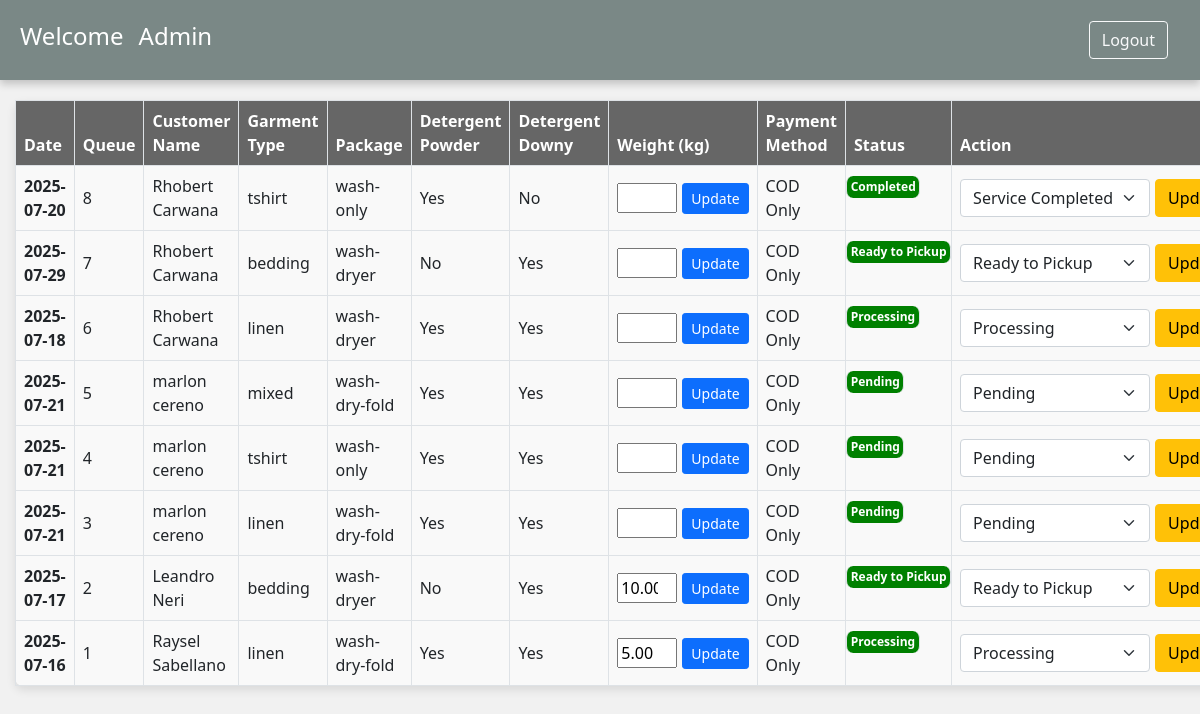
Page /system/admin/adminpage.php (signed in) on the committed database.
### tables this page shows
CREATE TABLE `booking` (
  `id` int(11) NOT NULL,
  `user_id` int(11) NOT NULL,
  `firstname` varchar(255) NOT NULL,
  `lastname` varchar(255) NOT NULL,
  `address` text NOT NULL,
  `date` date NOT NULL,
  `garment_type` varchar(50) NOT NULL,
  `package` varchar(50) NOT NULL,
  `detergent_powder` tinyint(1) NOT NULL DEFAULT 0,
  `detergent_downy` tinyint(1) NOT NULL DEFAULT 0,
  `payment_mode` varchar(50) NOT NULL,
  `status` varchar(50) NOT NULL DEFAULT 'Pending',
  `weight` decimal(10,2) DEFAULT NULL,
  `timestamp` timestamp NOT NULL DEFAULT current_timestamp()
);

### system/admin/adminpage.php (the view, shortened to what this page needs)
<?php
require_once "../db_connect.php";
function generateCsrfToken() {
    return $_SESSION['csrf_token'];
}
$csrf_token = generateCsrfToken();
?>
<!doctype html>
<html lang="en">
<head>
    <link href="https://cdn.jsdelivr.net/npm/bootstrap@5.0.2/dist/css/bootstrap.min.css" rel="stylesheet">
</head>
<body>
<div class="admin-layout-wrapper">
    <?php include "../admin/header.php"; ?>
    <div class="admin-content-area">
        <table class="table table-bordered">
            <thead style="background-color: #666666; color: white;">
                <tr>
                    <th scope="col">Date</th>
                    <th scope="col">Queue</th>
                    <th scope="col">Customer Name</th>
                    <th scope="col">Garment Type</th>
                    <th scope="col">Package</th>
                    <th scope="col">Detergent Powder</th>
                    <th scope="col">Detergent Downy</th>
                    <th scope="col">Weight (kg)</th>
                    <th scope="col">Payment Method</th>
                    <th scope="col">Status</th>
                    <th scope="col">Action</th>
                </tr>
            </thead>
            <tbody>
                <?php
                $sql = "SELECT * FROM booking ORDER BY id DESC";
                $result = $conn->query($sql);
                if ($result && $result->num_rows > 0) {
                    while ($row = $result->fetch_assoc()) {
                        $id = htmlspecialchars($row['id']);
                        $firstname = htmlspecialchars($row['firstname']);
                        $lastname = htmlspecialchars($row['lastname']);
                        $date = htmlspecialchars($row['date']);
                        $garment_type = htmlspecialchars($row['garment_type']);
                        $package = htmlspecialchars($row['package']);
                        $detergent_powder = $row['detergent_powder'] ? 'Yes' : 'No';
                        $detergent_downy = $row['detergent_downy'] ? 'Yes' : 'No';
                        $weight = htmlspecialchars(isset($row['weight']) ? $row['weight'] : 'N/A');
                        $payment_mode = htmlspecialchars($row['payment_mode']);
                        $status = htmlspecialchars($row['status']);
                        echo "<tr>
                                <th scope='row'>$date</th>
                                <td>$id</td>
                                <td>$firstname $lastname</td>
                                <td>$garment_type</td>
                                <td>$package</td>
                                <td>$detergent_powder</td>
                                <td>$detergent_downy</td>
                                <td>
                                    <form method='POST' action=''>
                                        <input type='hidden' name='id' value='$id'>
                                        <input type='hidden' name='csrf_token' value='" . htmlspecialchars($csrf_token) . "'>
                                        <input type='number' step='0.1' name='weight' value='$weight' required>
                                        <button type='submit' class='btn btn-primary btn-sm'>Update</button>
                                    </form>
                                </td>
                                <td>$payment_mode</td>
                                <td style='background: green; color:white; font-weight:600; padding:.15em .3em; font-size:75%; display:inline-block; margin-top:10px; border-radius:7px;'>$status</td>
                                <td>
                                    <form method='POST' action=''>
                                        <input type='hidden' name='id' value='$id'>
                                        <input type='hidden' name='csrf_token' value='" . htmlspecialchars($csrf_token) . "'>
                                        <select name='status' class='form-select'>
                                            <option value='Pending' " . ($status == 'Pending' ? 'selected' : '') . ">Pending</option>
                                            <option value='Processing' " . ($status == 'Processing' ? 'selected' : '') . ">Processing</option>
                                            <option value='Ready to Pickup' " . ($status == 'Ready to Pickup' ? 'selected' : '') . ">Ready to Pickup</option>
                                            <option value='Completed' " . ($status == 'Completed' ? 'selected' : '') . ">Service Completed</option>
                                        </select>
                                        <button type='submit' class='btn btn-warning'>Update</button>
                                    </form>
                                </td>
                            </tr>";
                    }
                } else {
                    echo "<tr><td colspan='11' style='text-align:center;'>No data found</td></tr>";
                }
                ?>
            </tbody>
        </table>
    </div>
</div>
</body>
</html>

### system/admin/header.php (shortened to what this page needs)
<nav class="navbar navbar-expand-lg navbar-dark bg-dark fixed-top">
  <h2 style="color:white; margin-left:10em;">Welcome<span style="padding-left:15px;">Admin</span></h2>
    <div class="container-fluid">
        <div class="ms-auto">
            <a class="btn btn-outline-light" href="../admin/admin.php" role="button">Logout</a>
        </div>
    </div>
</nav>

### system/admin/adminpage.php (style rules this page uses)
html, body { height: 100%; overflow: hidden; margin: 0; }
body { background-color: #f1f1f1; }
.admin-layout-wrapper { position: relative; left: 0; width: 100vw; height: 100vh; background: #f1f1f1; display: flex; flex-direction: column; }
.navbar.fixed-top { position: sticky; top: 0; left: 0; width: 100%; background-color: #7a8886 !important; height: 10vh; display: flex; justify-content: space-between; align-items: center; padding-left: 20px; padding-right: 20px; box-shadow: 0 4px 8px 0 rgba(0, 0, 0, 0.2); z-index: 1; }
.navbar.fixed-top h2 { margin-left: 0 !important; color: white !important; font-size: 24px; }
.admin-content-area { flex-grow: 1; overflow-y: auto; padding: 20px 15px; box-sizing: border-box; background-color: #f1f1f1; }
.admin-content-area table { width: 100% !important; margin: 0 auto !important; background-color: #f9f9f9; box-shadow: 0 4px 10px rgba(0, 0, 0, 0.1); border-radius: 8px; max-height: none !important; overflow-y: visible !important; }
.admin-content-area table form { display: flex; align-items: center; gap: 5px; }
.admin-content-area table input[type="number"] { width: 60px; }
.admin-content-area table .form-select { width: auto; }
.admin-content-area table .btn { margin-top: 0; }
.admin-content-area table td { vertical-align: middle; }
.admin-content-area table td[style*="background: green"] { background: green; color:white; font-weight:600; padding:.15em .3em; font-size:75%; display:inline-block; margin-top:10px; border-radius:7px; white-space: nowrap; }

### rows in the picture
booking: date "2025-07-20", id "8", firstname "Rhobert", lastname "Carwana", garment_type "tshirt", package "wash-only", detergent_powder "Yes", detergent_downy "No", payment_mode "COD Only", status "Completed", status "Service Completed"
booking: date "2025-07-29", id "7", firstname "Rhobert", lastname "Carwana", garment_type "bedding", package "wash-dryer", detergent_powder "No", detergent_downy "Yes", payment_mode "COD Only", status "Ready to Pickup"
booking: date "2025-07-18", id "6", firstname "Rhobert", lastname "Carwana", garment_type "linen", package "wash-dryer", detergent_powder "Yes", detergent_downy "Yes", payment_mode "COD Only", status "Processing"
booking: date "2025-07-21", id "5", firstname "marlon", lastname "cereno", garment_type "mixed", package "wash-dry-fold", detergent_powder "Yes", detergent_downy "Yes", payment_mode "COD Only", status "Pending"
booking: date "2025-07-21", id "4", firstname "marlon", lastname "cereno", garment_type "tshirt", package "wash-only", detergent_powder "Yes", detergent_downy "Yes", payment_mode "COD Only", status "Pending"
booking: date "2025-07-21", id "3", firstname "marlon", lastname "cereno", garment_type "linen", package "wash-dry-fold", detergent_powder "Yes", detergent_downy "Yes", payment_mode "COD Only", status "Pending"
booking: date "2025-07-17", id "2", firstname "Leandro", lastname "Neri", garment_type "bedding", package "wash-dryer", detergent_powder "No", detergent_downy "Yes", weight "10.00", payment_mode "COD Only", status "Ready to Pickup"
booking: date "2025-07-16", id "1", firstname "Raysel", lastname "Sabellano", garment_type "linen", package "wash-dry-fold", detergent_powder "Yes", detergent_downy "Yes", weight "5.00", payment_mode "COD Only", status "Processing"
